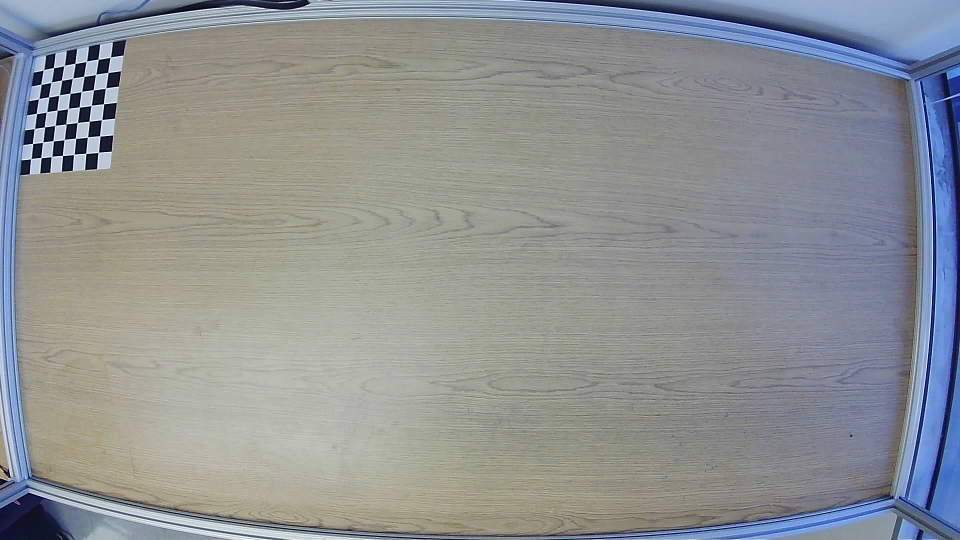
#> input picture motion_capture/updated_mocap/calibration_images/1.jpg, 1920 x 1080 px, given in place of the camera (shown at 1/2 size)
$ python opencv_testing.py
#> lines starting #> are read from the running program, lines starting #| are printed output that depends on the picture; after the words box and inside, x2 and y2 are one past the last pixel; in counts of white or black regions, pixels touching at a corner belong together
#> further down, frame is the input picture: shape (1080, 1920, 3); mean B, G, R 147.3, 145.8, 142.2
import cv2
import numpy as np

# Initialize video capture
cap = cv2.VideoCapture(1)
cap.set(cv2.CAP_PROP_FRAME_WIDTH, 1920)  # Adjust width
cap.set(cv2.CAP_PROP_FRAME_HEIGHT, 1080)  # Adjust height

if not cap.isOpened():
    print("Error: Could not open the webcam.")
    exit()

# Function to detect SOLID circular markers
def detect_markers(frame, min_radius=4, max_radius=25):
#> called with min_radius = 4, max_radius = 25
    gray = cv2.cvtColor(frame, cv2.COLOR_BGR2GRAY)
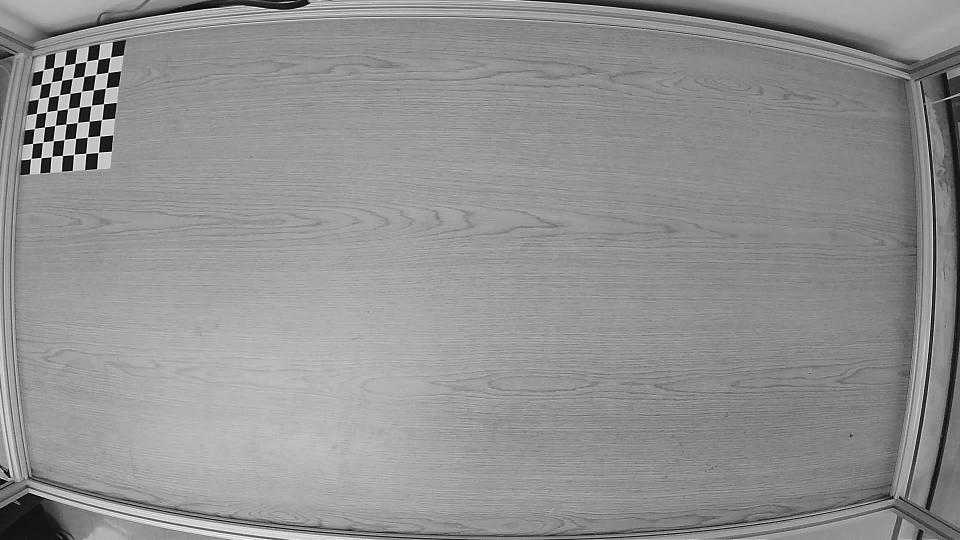
#> gray: shape (1080, 1920) (shown at 1/2 size); min 0, max 254, mean 144.9

    # Apply CLAHE for better contrast
    clahe = cv2.createCLAHE(clipLimit=2, tileGridSize=(8, 8))
    enhanced_gray = clahe.apply(gray)
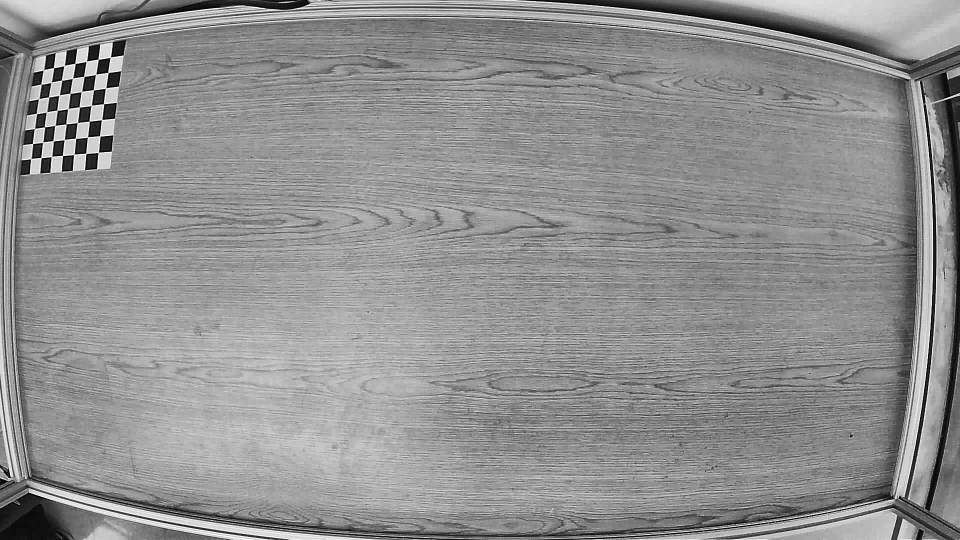
#> enhanced_gray: shape (1080, 1920) (shown at 1/2 size); min 0, max 255, mean 144

    # Apply Median Blur to reduce noise while keeping edges
    blurred = cv2.medianBlur(enhanced_gray, 5)

    # Canny Edge Detection
    edges = cv2.Canny(blurred, 50, 150) # Lower and upper thresholds
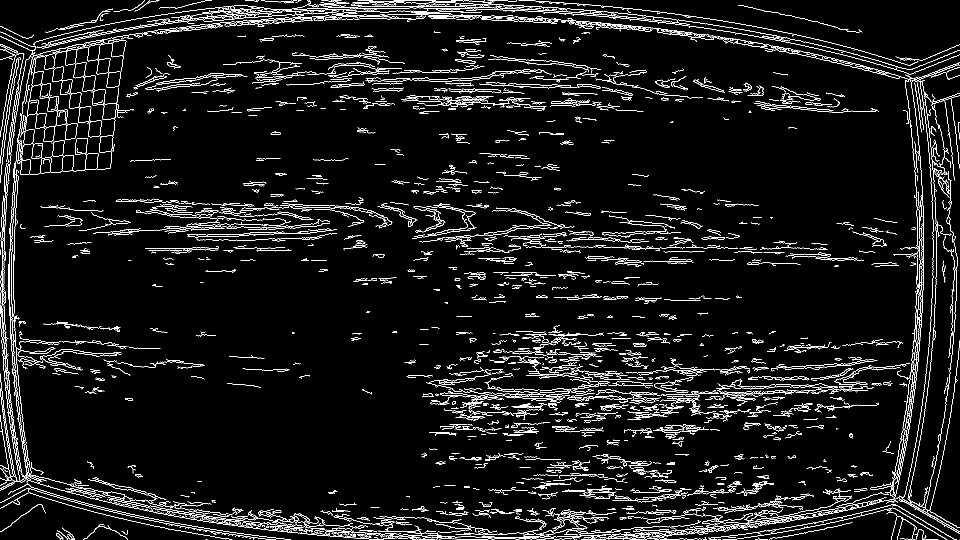
#> edges: shape (1080, 1920) (shown at 1/2 size); 5.7% white in thin lines or dots

    # **Use Otsu's Thresholding Instead of Adaptive Thresholding**
    _, binary = cv2.threshold(edges, 0, 255, cv2.THRESH_BINARY + cv2.THRESH_OTSU)

    # binary = cv2.bitwise_not(binary)

    # **Find contours instead of using HoughCircles**
    contours, _ = cv2.findContours(binary, cv2.RETR_EXTERNAL, cv2.CHAIN_APPROX_SIMPLE)
#> contours = 1754 contours, 1542 with area under 20; largest, box (x1, y1, x2, y2) and area: (66, 0, 1920, 149) 6277, (89, 96, 203, 275) 4216, (170, 175, 268, 340) 3030, (34, 142, 110, 350) 2984, (172, 78, 253, 176) 2812

    detected_circles = []
    for cnt in contours:
        perimeter = cv2.arcLength(cnt, True)
        approx = cv2.approxPolyDP(cnt, 0.02 * perimeter, True)

        # Compute circularity (roundness measure)
        area = cv2.contourArea(cnt)
        if perimeter == 0:
            continue
        circularity = 4 * np.pi * (area / (perimeter ** 2))  # Close to 1 for perfect circles

        # Filter out non-circular and small/large objects
        if .7 < circularity < 1.2 and area > 40:
            (x, y), radius = cv2.minEnclosingCircle(cnt)
            radius = int(radius)
            if min_radius <= radius <= max_radius:
                detected_circles.append((int(x), int(y), radius))
#> this loop made 1754 passes
#> (perimeter, area, circularity, x, y, radius) on pass 1394: (109, 685, 0.725, 162, 292, 20)
#> (perimeter, approx, area, circularity) on passes 28, 31: (169.3, [[818, 1075], [825, 1079], [870, 1079]], 78.5, 0.0344), (323.8, [[1277, 1076], [1162, 1079]], 168, 0.0201)
#> after the loop, detected_circles = [(162, 292, 20)]

    return detected_circles, binary

# Dictionary to store multiple trackers
trackers = {}
max_markers = 8  # Max number of circles to track
distance_threshold = 20  # Minimum distance to consider a new marker

# Function to check if a detected marker is already tracked
def is_duplicate_marker(new_x, new_y, existing_trackers, threshold=20):
    for marker_id, (tracker, last_seen, center) in trackers.items():
        tracked_x, tracked_y = center
        distance = np.sqrt((new_x - tracked_x) ** 2 + (new_y - tracked_y) ** 2)
        if distance < threshold:
            return marker_id  # Return existing marker ID if it's a duplicate
    return None  # If not found, it's a new marker

while True:
    ret, frame = cap.read()
    if not ret:
        print("Error: Could not read frame from webcam.")
        break

    # Detect markers using contrast-based method
    circles, binary = detect_markers(frame)
#> circles = [(162, 292, 20)]

    # Update existing trackers
    to_remove = []  # List of lost trackers
    for marker_id, (tracker, last_seen, center) in trackers.items():
        success, box = tracker.update(frame)
        if success:
            x, y, w, h = [int(v) for v in box]
            new_center = (x + w // 2, y + h // 2)
            cv2.rectangle(frame, (x, y), (x + w, y + h), (0, 255, 0), 2)  # Draw tracking box
            coord_text = f"({new_center[0]}, {new_center[1]})"
            cv2.putText(frame, coord_text, (x, y - 10), cv2.FONT_HERSHEY_SIMPLEX,
                       0.5, (0, 255, 0), 1)
            trackers[marker_id] = (tracker, 0, new_center)  # Reset lost count and update center
        else:
            trackers[marker_id] = (tracker, last_seen + 1, center)
            if last_seen > 10:  # Allow buffer before removal
                to_remove.append(marker_id)
#> after the loop, to_remove = []; trackers = 0 items

    # Remove lost trackers
    for marker_id in to_remove:
        del trackers[marker_id]
#> this loop made 0 passes

    # Detect new markers if needed
    if len(trackers) < max_markers and circles:
        for i, (x, y, r) in enumerate(circles):
            if len(trackers) >= max_markers:
                break  # Stop if max markers reached

            # Check if this marker is already being tracked
            existing_marker = is_duplicate_marker(x, y, trackers, distance_threshold)

            if existing_marker:
                continue  # Skip adding duplicate markers

            # Expand bounding box slightly for stability
            frame_height, frame_width = frame.shape[:2]
            x_min = max(0, x - r - 5)
            y_min = max(0, y - r - 5)
            width = min(frame_width - x_min, 2 * r + 10)
            height = min(frame_height - y_min, 2 * r + 10)

            bbox = (x_min, y_min, width, height)

            # Use CSRT tracker for more robust tracking
            tracker = cv2.TrackerCSRT.create()
            tracker.init(frame, bbox)

            # Store tracker with unique ID
            trackers[f"marker_{i}"] = (tracker, 0, (x, y))

            # Draw detected circle and coordinates
            cv2.circle(frame, (x, y), r, (255, 0, 0), 3)
            cv2.circle(frame, (x, y), 2, (0, 0, 255), 3)
            coord_text = f"({x}, {y})"
            cv2.putText(frame, coord_text, (x, y - r - 10), cv2.FONT_HERSHEY_SIMPLEX,
                       0.5, (255, 0, 0), 1)
#> this loop made 1 pass
#> (x, y, r, frame_height, frame_width, x_min, y_min, width) on pass 1: (162, 292, 20, 1080, 1920, 137, 267, 50)
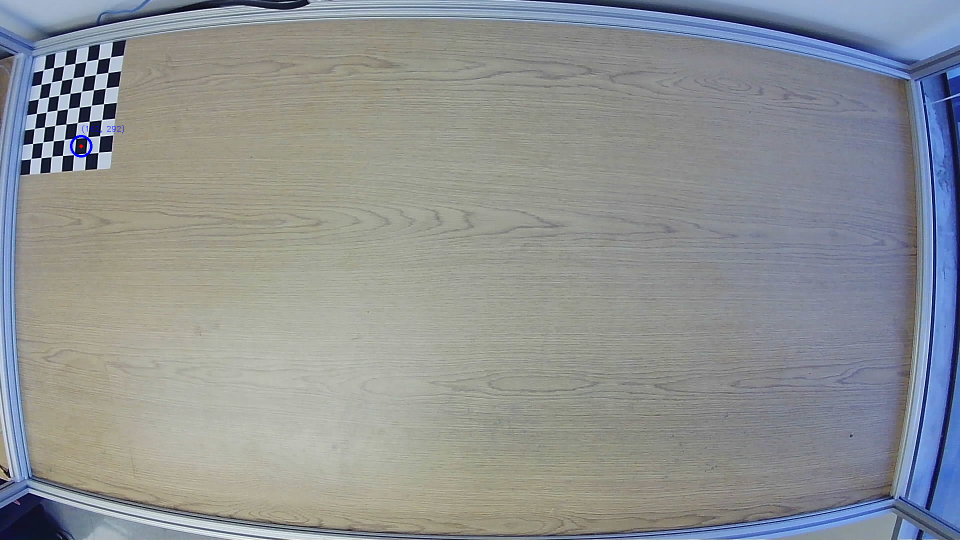
#> frame: shape (1080, 1920, 3) (shown at 1/2 size); 0.04% of pixels changed, all inside (x1, y1, x2, y2) = (140, 250, 248, 315)
#> after the loop, trackers = 1 item

    # Debugging visualizations
    cv2.imshow('Multi-Marker Tracking', frame)
    cv2.imshow('Binary Mask', binary)  # **Should now clearly separate markers from background**

    if cv2.waitKey(10) & 0xFF == ord('q'):  # Adjusted wait time for better tracking
#> (key q is pressed here)
        break

cap.release()
cv2.destroyAllWindows()
